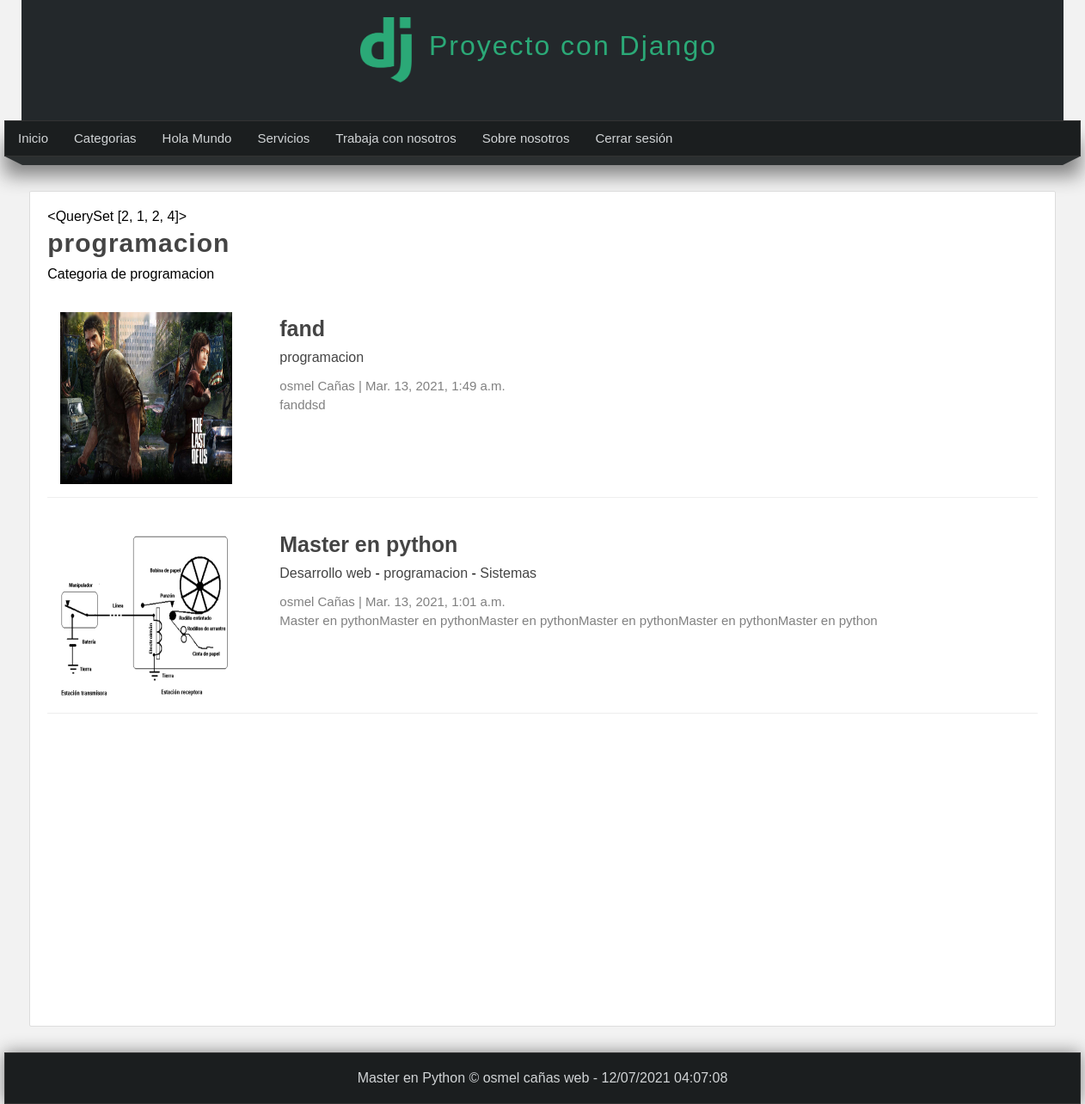
The app's page /categoria/2 (signed in) with its own data.
### pages/models.py (models this page shows, shortened)
class Page(models.Model):
    title = models.CharField(max_length=50, verbose_name="Titulo")
    content = RichTextField(verbose_name="Contenido") # le colocamos RichText field para que se un editor de texto enriquesido y no tenemos que acceder desde models.
    slug = models.CharField(unique=True, max_length=150, verbose_name="URL amigable")#slug es para hacer una url amigable  para luego implementar eso # unique = True le estamos diciendo que el campo charfield sea unico
    order = models.IntegerField(default=0,verbose_name="Orden") #  en el caso que sea  0 me lo va a poner al principio de todo en esa pagina
    visible = models.BooleanField(verbose_name="Visible?")
    created_at = models.DateTimeField(auto_now_add=True, verbose_name="Creado el")
    updated_at =  models.DateTimeField(auto_now=True, verbose_name="Actualizado el")
    class Meta:
        verbose_name ="Página"
        verbose_name_plural = "Páginas"

### blog/models.py (models this page shows, shortened)
class Category(models.Model):
    name = models.CharField(max_length=100, verbose_name="Nombre")
    description = models.CharField(max_length=255, verbose_name="Descripción")
    created_at =  models.DateTimeField(auto_now_add=True, verbose_name="Creado el")
    class Meta:
        verbose_name = 'Categoría'
        verbose_name_plural = 'Categorías'

class Article(models.Model):
    title = models.CharField(max_length=150, verbose_name="Titulo")
    content = RichTextField(verbose_name="Contenido")
    image = models.ImageField(default="null",verbose_name="Imagen",upload_to="articles")#upload_to aqui le vamos a indicar en q carpeta queremos q se cargen las imagenes
    public = models.BooleanField(verbose_name="Publicado?")
    user = models.ForeignKey(User,editable=False, verbose_name="Usuario", on_delete=models.CASCADE)   #y esta campo llamado user se va relacionar con este otro modelo con la clave agena user # esto lo que va a guardar en la base de datos dentro de la propiedad de user va guardar el id del usuario que ha creado el articulo
    Categories = models.ManyToManyField(Category, verbose_name="Categorias",  blank=True)#ManyToMany este campo es que muchos articulos pueden tener multiples categoria  no es un articulo en concreto que puede tener muchas categorias cualquiera de los articulos puede tener muchas categorias
    created_at =  models.DateTimeField(auto_now_add=True, verbose_name="Creado el")
    updated_at =  models.DateTimeField(auto_now=True, verbose_name="Editado el")
    class Meta:
        verbose_name = 'Articulo'
        verbose_name_plural = 'Articulos'
        ordering = ['-created_at'] # lo ordena del la fecha mas nuevo al fechas mas viejo se coloca el - para que el orden sea descendente

### blog/views.py (the view)
# urls.py: path('categoria/<int:category_id>', views.category, name="category"),
@login_required(login_url="login")
def category(request, category_id):
    category =  get_object_or_404(Category, id=category_id) #en el caso de  no exitir una pagina de categoria http://localhost:8000/articulos/5664 y me va mostrar una pagina 404
    return render(request, 'categories/category.html', {
        'category': category,
    })

### blog/processors.py (called while the page is built)
def get_categories(request):
    ids = Article.objects.filter(public=True).values_list('Categories', flat=True) # flat =True en formato plano de esta forma vamos a tener todos los id  de la categorias  q esta siendo usadas
    categories = Category.objects.filter(id__in=ids).values_list('id', 'name')#Page importamos y llamamos la clase del modelo con el objeto con el value list podemos selecionar unos de los elementos que yo quiera o un par de elementos que quiero tener disponibles  por ejemplo quiero tener el id
    return {
        'categories': categories,
        'ids': ids
    }

### pages/context_processors.py (called while the page is built)
def get_pages(request):
    pages = Page.objects.filter(visible=True).order_by('order').values_list('id', 'title', 'slug')#Page importamos y llamamos la clase del modelo con el objeto con el value list podemos selecionar unos de los elementos que yo quiera o un par de elementos que quiero tener disponibles  por ejemplo quiero tener el id
    return {
        'pages': pages
    }

### blog/templates/categories/category.html (shortened to what this page needs)
{% extends 'layouts/layout.html' %}
{% block content %}
    <h1 class="title">{{category.name}}</h1>
    <p>{{category.description}}</p>
    {% include 'articles/articles.html'  with articles=category.article_set.all %}
{% endblock %}

### mainapp/templates/layouts/layout.html (shortened to what this page needs)
{% load  static %}
<!DOCTYPE html>
<html lang="es">
<head>
      <link rel="stylesheet" type="text/css" href={% static 'css/styles.css' %} />
</head>
<body>
    <header>
              <div id="logotipo">
               <img src="{% static 'imagenes/logo.png'%}" />
               <h1>Proyecto con Django</h1>
              </div>
    </header>
   <nav>
      <ul>
         <li>
            <a href="{% url 'index' %}">Inicio</a>
         </li>
         {% if user.email %}
            <li>
               <a href="{% url 'list_articles' %}">Categorias</a>
            </li>
            {% for page in pages %}
               <li>
                  <a href="{% url 'page' page.2 %}">{{page.1}}</a>
               </li>
            {% endfor %}
            <li>
               <a href="{% url 'logout' %}">Cerrar sesión</a>
            </li>
         {% endif %}
      </ul>
   </nav>
   <div class="barra">
     <span class="esquina-izquierda"></span>
     <span class="relleno-barra"></span>
     <span class="esquina-derecha"></span>
   </div>
   <div id="content">
      <div class="box">
      {{ids}}
         {% block content %}{% endblock %}
     </div>
   </div>
   <footer>
       Master en Python &copy; osmel cañas web - {% now  "d/m/Y h:m:s"  %}
   </footer>
</body>
</html>

### blog/templates/articles/articles.html (shortened to what this page needs)
{% for article in articles %}
            <article class="article-item">
                {% if article.image != 'null' and article.image.url|length >= 1 %}
                    <div class="image">
                        <img src="{{article.image.url}}" />
                    </div>
                {% endif %}
                <div class="data">
                    <h2>
                        <a href="{% url 'article' article.id %}">
                          {{article.title}}
                        </a>
                    </h2>
                    <p>
                        {% for category in article.Categories.all %}
                            <a href="{% url 'category' category.id %}">{{category.name}}</a>
                            {% if forloop.counter < article.Categories.all|length %}
                               {{'-'}}
                            {% endif %}
                        {% endfor %}
                    </p>
                    <span class="date">
                        {{article.user.first_name}} {{article.user.last_name}}
                        |
                        {{article.created_at}}
                    <span>
                    <p>
                        {{article.content|safe}}
                    </p>
                </div>
            </article>
        {%endfor%}

### mainapp/static/css/styles.css (style rules this page uses)
* { margin: 0px; padding: 0px; font-family: sans-serif; text-decoration: none; }
.box p , .box h2, .box h3, .box ul { margin-top: 5px; margin-bottom: 5px; }
body { background-color: #F2F2F2; }
header { width: 1212px; height: 140px; background-color: #23282B; margin: 0px auto; }
#logotipo { width: 35%; height: 140px; margin: 0 auto; }
#logotipo img { display:block; width: 60px; float:left; margin-top: 20px; }
#logotipo h1 { display: block; float: left; margin-top: 35px; margin-left: 20px; letter-spacing: 2px; font-weight: lighter; color: #2ba977; }
nav { width: 1250px; height: 40px; margin: 0px auto ; background-color: #1b1e1f; border: 1px solid #333333; box-shadow: 0px 22px 22px gray; font-size: 15px; }
nav > ul { list-style: none; text-decoration: none; }
nav > ul > li { line-height: 40px; float: left; }
nav > ul > li > a { display: block; padding-left: 15px; padding-right: 15px; color:#d1d4d6 ; }
.barra { width: 1250px; margin: 0 auto; }
.esquina-izquierda { display: block; border-left: 20px solid transparent; border-top:10px solid #2b2f30; float: left; }
.esquina-derecha { display: block; border-right: 20px solid transparent; border-top:10px solid #2b2f30; float:right; }
.relleno-barra { display: block; width: 1210px; height: 10px; background:#2b2f30; float: left; }
#content { width: 1212px; min-height: 930px; margin: 0 auto; margin-bottom: 30px; margin-top: 40px; }
.box { background: white; width: 95%; min-height: 930px; padding: 20px; border: 1px solid #ddd; border-radius: 2px; margin: 0 auto; }
.box .image { width: 45%; float: left; margin-right: 40px; }
.box .image img { width: 100%; }
.box a { color:#444; transition: all 300ms; }
.title { color:#444; letter-spacing: 1px; font-size: 30px; margin-bottom: 10px; margin-top: 5px; }
.date { display:block; margin-top: 15px; margin-bottom: 15px; color: gray; }
.article-item { margin-bottom: 20px; margin-top: 20px; padding: 15px; border-bottom: 1px solid #eee; clear: both; }
.article-item .image { width: 200px; height: 200px; float: left; overflow: hidden; }
.article-item .image img { height: 200px; }
.article-item .data { float:left; padding: 15px; padding-top: 0px; }
.article-item h2 { display: block; font-size: 25px; color: #333; margin-bottom: 10px; }
.article-item span.date { display: block; font-size: 15px; color: gray; margin-bottom: 10px; }
footer { width: 1250px; background-color: #1B1E1F; border: 1px solid #333; color: #d1d4d6; text-align: center; margin: 0 auto; padding-top: 20px; padding-bottom: 20px; box-shadow: 0px 0px 20px gray; }

### records on screen
Page: title "Hola Mundo"
Page: title "Servicios"
Page: title "Trabaja con nosotros"
Page: title "Sobre nosotros"
Category: name "programacion", description "Categoria de programacion", value "-"
Article: image (picture), title "fand", user.first_name "osmel", user.last_name "Cañas", created_at "Mar. 13, 2021, 1:49 a.m.", content "fanddsd"
Article: image (picture), title "Master en python", user.first_name "osmel", user.last_name "Cañas", created_at "Mar. 13, 2021, 1:01 a.m.", content "Master en pythonMaster en pythonMaster en pythonMaster en pythonMaster en pythonMaster en python"
Category: name "Desarrollo web", value "-"
Category: name "Sistemas"

### other values on screen
{{ ids }} "<QuerySet [2, 1, 2, 4]>"
